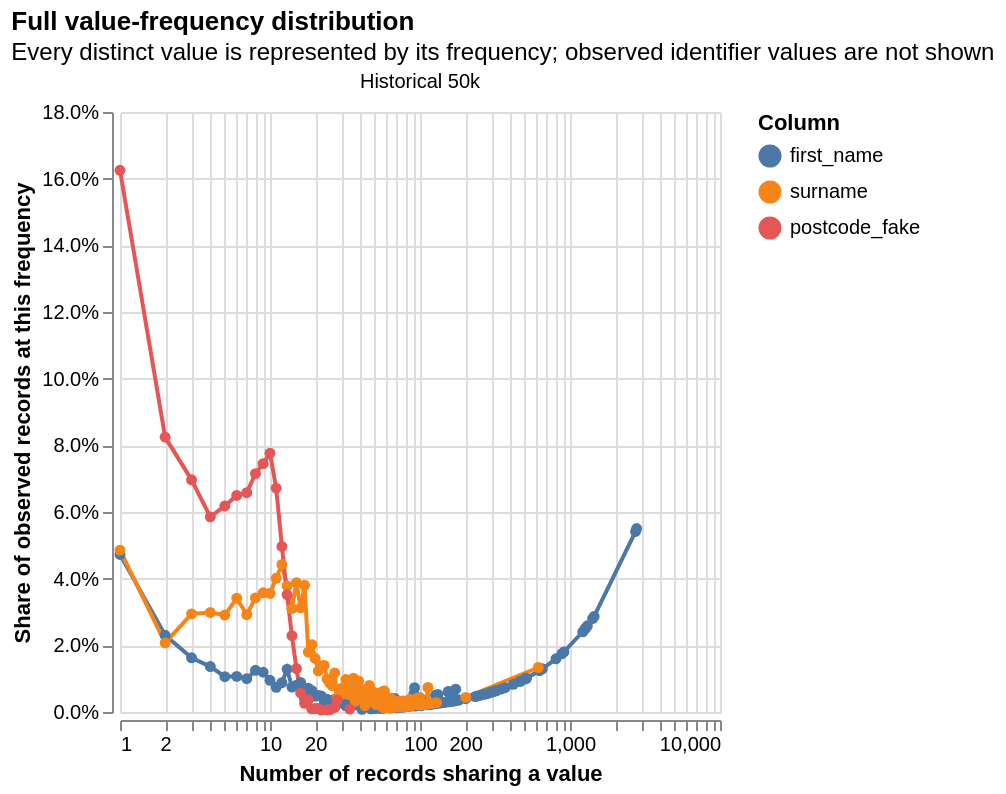

Write notebook code for a chart like this one.
### Code cell
value_dominance_distribution_chart(
    records,
    columns=DISTRIBUTION_COLUMNS,
    table_names_for_chart=["Historical 50k"],
    blank_as_null=BLANK_AS_NULL,
)

### Figure 1 — Vega-Lite specification as saved in the notebook (floating-point values rounded to 4 significant figures; data arrays with more than 128 entries replaced by an {"elided": "..."} marker saying what was removed)
{"config": {"view": {"continuousWidth": 300, "continuousHeight": 300, "stroke": null}}, "data": {"name": "data-39a714cde148be06089c9a8a1b12b05b"}, "mark": {"type": "line", "point": true}, "encoding": {"color": {"field": "column_name", "sort": {"field": "column_order", "order": "ascending"}, "title": "Column", "type": "nominal"}, "facet": {"columns": 1, "field": "source_dataset", "title": null, "type": "nominal"}, "tooltip": [{"field": "column_name", "title": "Column", "type": "nominal"}, {"field": "frequency", "format": ",", "title": "Frequency", "type": "quantitative"}, {"field": "values_at_frequency", "format": ",", "title": "Distinct values", "type": "quantitative"}, {"field": "records_at_frequency", "format": ",", "title": "Records", "type": "quantitative"}, {"field": "record_share", "format": ".1%", "title": "Record share", "type": "quantitative"}], "x": {"field": "frequency", "scale": {"type": "log"}, "title": "Number of records sharing a value", "type": "quantitative"}, "y": {"axis": {"format": ".1%"}, "field": "record_share", "title": "Share of observed records at this frequency", "type": "quantitative"}}, "title": {"text": "Full value-frequency distribution", "subtitle": "Every distinct value is represented by its frequency; observed identifier values are not shown"}, "$schema": "https://vega.github.io/schema/vega-lite/v5.json", "datasets": {"data-39a714cde148be06089c9a8a1b12b05b": {"elided": "274 records"}}}
